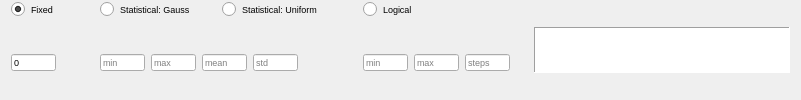
              <widget class="QFrame" name="frame_37">
               <property name="frameShape">
                <enum>QFrame::NoFrame</enum>
               </property>
               <property name="frameShadow">
                <enum>QFrame::Plain</enum>
               </property>
               <layout class="QHBoxLayout" name="horizontalLayout_25">
                <property name="topMargin">
                 <number>0</number>
                </property>
                <property name="bottomMargin">
                 <number>0</number>
                </property>
                <item>
                 <widget class="QFrame" name="frame_38">
                  <property name="frameShape">
                   <enum>QFrame::NoFrame</enum>
                  </property>
                  <property name="frameShadow">
                   <enum>QFrame::Plain</enum>
                  </property>
                  <layout class="QGridLayout" name="gridLayout_16">
                   <property name="leftMargin">
                    <number>0</number>
                   </property>
                   <property name="topMargin">
                    <number>0</number>
                   </property>
                   <property name="bottomMargin">
                    <number>0</number>
                   </property>
                   <item row="1" column="1">
                    <widget class="QFrame" name="frame_42">
                     <property name="frameShape">
                      <enum>QFrame::NoFrame</enum>
                     </property>
                     <property name="frameShadow">
                      <enum>QFrame::Plain</enum>
                     </property>
                     <layout class="QHBoxLayout" name="horizontalLayout_70">
                      <property name="leftMargin">
                       <number>9</number>
                      </property>
                      <property name="topMargin">
                       <number>0</number>
                      </property>
                      <property name="bottomMargin">
                       <number>0</number>
                      </property>
                      <item>
                       <widget class="QLineEdit" name="txt_gauss_min_cbr">
                        <property name="maximumSize">
                         <size>
                          <width>45</width>
                          <height>17</height>
                         </size>
                        </property>
                        <property name="font">
                         <font>
                          <pointsize>7</pointsize>
                         </font>
                        </property>
                        <property name="placeholderText">
                         <string>min</string>
                        </property>
                       </widget>
                      </item>
                      <item>
                       <widget class="QLineEdit" name="txt_gauss_max_cbr">
                        <property name="maximumSize">
                         <size>
                          <width>45</width>
                          <height>17</height>
                         </size>
                        </property>
                        <property name="font">
                         <font>
                          <pointsize>7</pointsize>
                         </font>
                        </property>
                        <property name="placeholderText">
                         <string>max</string>
                        </property>
                       </widget>
                      </item>
                      <item>
                       <widget class="QLineEdit" name="txt_gauss_mean_cbr">
                        <property name="maximumSize">
                         <size>
                          <width>45</width>
                          <height>17</height>
                         </size>
                        </property>
                        <property name="font">
                         <font>
                          <pointsize>7</pointsize>
                         </font>
                        </property>
                        <property name="placeholderText">
                         <string>mean</string>
                        </property>
                       </widget>
                      </item>
                      <item>
                       <widget class="QLineEdit" name="txt_gauss_std_cbr">
                        <property name="maximumSize">
                         <size>
                          <width>45</width>
                          <height>17</height>
                         </size>
                        </property>
                        <property name="font">
                         <font>
                          <pointsize>7</pointsize>
                         </font>
                        </property>
                        <property name="placeholderText">
                         <string>std</string>
                        </property>
                       </widget>
                      </item>
                      <item>
                       <spacer name="horizontalSpacer_35">
                        <property name="orientation">
                         <enum>Qt::Horizontal</enum>
                        </property>
                        <property name="sizeType">
                         <enum>QSizePolicy::Maximum</enum>
                        </property>
                        <property name="sizeHint" stdset="0">
                         <size>
                          <width>50</width>
                          <height>20</height>
                         </size>
                        </property>
                       </spacer>
                      </item>
                     </layout>
                    </widget>
                   </item>
                   <item row="0" column="1">
                    <widget class="QFrame" name="frame_41">
                     <property name="frameShape">
                      <enum>QFrame::NoFrame</enum>
                     </property>
                     <property name="frameShadow">
                      <enum>QFrame::Plain</enum>
                     </property>
                     <layout class="QHBoxLayout" name="horizontalLayout_28">
                      <property name="topMargin">
                       <number>0</number>
                      </property>
                      <property name="bottomMargin">
                       <number>0</number>
                      </property>
                      <item>
                       <widget class="QRadioButton" name="radio_gauss_cbr">
                        <property name="font">
                         <font>
                          <pointsize>7</pointsize>
                         </font>
                        </property>
                        <property name="text">
                         <string>Statistical: Gauss</string>
                        </property>
                        <attribute name="buttonGroup">
                         <string notr="true">buttonGroup_6</string>
                        </attribute>
                       </widget>
                      </item>
                      <item>
                       <widget class="QRadioButton" name="radio_uni_cbr">
                        <property name="font">
                         <font>
                          <pointsize>7</pointsize>
                         </font>
                        </property>
                        <property name="text">
                         <string>Statistical: Uniform</string>
                        </property>
                        <attribute name="buttonGroup">
                         <string notr="true">buttonGroup_6</string>
                        </attribute>
                       </widget>
                      </item>
                      <item>
                       <spacer name="horizontalSpacer_34">
                        <property name="orientation">
                         <enum>Qt::Horizontal</enum>
                        </property>
                        <property name="sizeType">
                         <enum>QSizePolicy::Maximum</enum>
                        </property>
                        <property name="sizeHint" stdset="0">
                         <size>
                          <width>10</width>
                          <height>20</height>
                         </size>
                        </property>
                       </spacer>
                      </item>
                     </layout>
                    </widget>
                   </item>
                   <item row="1" column="3">
                    <widget class="QFrame" name="frame_40">
                     <property name="frameShape">
                      <enum>QFrame::NoFrame</enum>
                     </property>
                     <property name="frameShadow">
                      <enum>QFrame::Plain</enum>
                     </property>
                     <layout class="QHBoxLayout" name="horizontalLayout_27">
                      <property name="leftMargin">
                       <number>0</number>
                      </property>
                      <property name="topMargin">
                       <number>0</number>
                      </property>
                      <property name="bottomMargin">
                       <number>0</number>
                      </property>
                      <item>
                       <widget class="QLineEdit" name="txt_log_min_cbr">
                        <property name="maximumSize">
                         <size>
                          <width>45</width>
                          <height>17</height>
                         </size>
                        </property>
                        <property name="font">
                         <font>
                          <pointsize>7</pointsize>
                         </font>
                        </property>
                        <property name="placeholderText">
                         <string>min</string>
                        </property>
                       </widget>
                      </item>
                      <item>
                       <widget class="QLineEdit" name="txt_log_max_cbr">
                        <property name="maximumSize">
                         <size>
                          <width>45</width>
                          <height>17</height>
                         </size>
                        </property>
                        <property name="font">
                         <font>
                          <pointsize>7</pointsize>
                         </font>
                        </property>
                        <property name="placeholderText">
                         <string>max</string>
                        </property>
                       </widget>
                      </item>
                      <item>
                       <widget class="QLineEdit" name="txt_log_steps_cbr">
                        <property name="maximumSize">
                         <size>
                          <width>45</width>
                          <height>17</height>
                         </size>
                        </property>
                        <property name="font">
                         <font>
                          <pointsize>7</pointsize>
                         </font>
                        </property>
                        <property name="placeholderText">
                         <string>steps</string>
                        </property>
                       </widget>
                      </item>
                     </layout>
                    </widget>
                   </item>
                   <item row="1" column="0">
                    <widget class="QFrame" name="frame_39">
                     <property name="frameShape">
                      <enum>QFrame::NoFrame</enum>
                     </property>
                     <property name="frameShadow">
                      <enum>QFrame::Plain</enum>
                     </property>
                     <layout class="QHBoxLayout" name="horizontalLayout_26">
                      <property name="leftMargin">
                       <number>0</number>
                      </property>
                      <property name="topMargin">
                       <number>0</number>
                      </property>
                      <property name="bottomMargin">
                       <number>0</number>
                      </property>
                      <item>
                       <widget class="QLineEdit" name="txt_fix_cbr">
                        <property name="maximumSize">
                         <size>
                          <width>45</width>
                          <height>17</height>
                         </size>
                        </property>
                        <property name="font">
                         <font>
                          <pointsize>7</pointsize>
                         </font>
                        </property>
                        <property name="text">
                         <string>0</string>
                        </property>
                        <property name="placeholderText">
                         <string>value</string>
                        </property>
                       </widget>
                      </item>
                      <item>
                       <spacer name="horizontalSpacer_33">
                        <property name="orientation">
                         <enum>Qt::Horizontal</enum>
                        </property>
                        <property name="sizeType">
                         <enum>QSizePolicy::Maximum</enum>
                        </property>
                        <property name="sizeHint" stdset="0">
                         <size>
                          <width>20</width>
                          <height>20</height>
                         </size>
                        </property>
                       </spacer>
                      </item>
                     </layout>
                    </widget>
                   </item>
                   <item row="0" column="0">
                    <widget class="QRadioButton" name="radio_fix_cbr">
                     <property name="font">
                      <font>
                       <pointsize>7</pointsize>
                      </font>
                     </property>
                     <property name="text">
                      <string>Fixed</string>
                     </property>
                     <property name="iconSize">
                      <size>
                       <width>12</width>
                       <height>12</height>
                      </size>
                     </property>
                     <property name="checked">
                      <bool>true</bool>
                     </property>
                     <attribute name="buttonGroup">
                      <string notr="true">buttonGroup_6</string>
                     </attribute>
                    </widget>
                   </item>
                   <item row="0" column="3">
                    <widget class="QRadioButton" name="radio_log_cbr">
                     <property name="font">
                      <font>
                       <pointsize>7</pointsize>
                      </font>
                     </property>
                     <property name="text">
                      <string>Logical</string>
                     </property>
                     <attribute name="buttonGroup">
                      <string notr="true">buttonGroup_6</string>
                     </attribute>
                    </widget>
                   </item>
                  </layout>
                 </widget>
                </item>
                <item>
                 <widget class="PlotWidget" name="viewCbr">
                  <property name="sizePolicy">
                   <sizepolicy hsizetype="Expanding" vsizetype="Fixed">
                    <horstretch>0</horstretch>
                    <verstretch>0</verstretch>
                   </sizepolicy>
                  </property>
                  <property name="maximumSize">
                   <size>
                    <width>16777215</width>
                    <height>46</height>
                   </size>
                  </property>
                  <property name="styleSheet">
                   <string notr="true">border-right-color: rgb(255, 255, 127);</string>
                  </property>
                  <property name="frameShape">
                   <enum>QFrame::Panel</enum>
                  </property>
                 </widget>
                </item>
               </layout>
              </widget>
